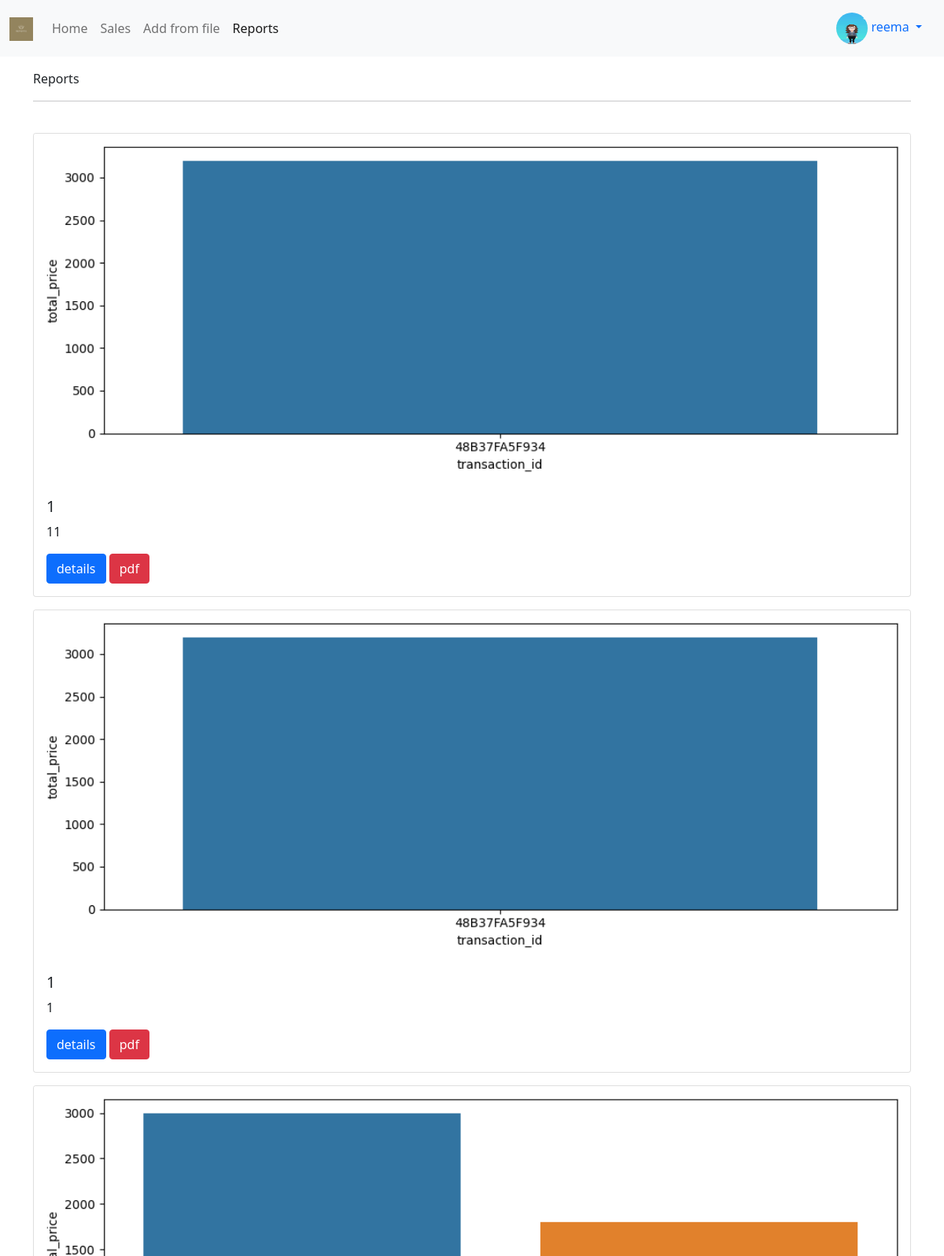
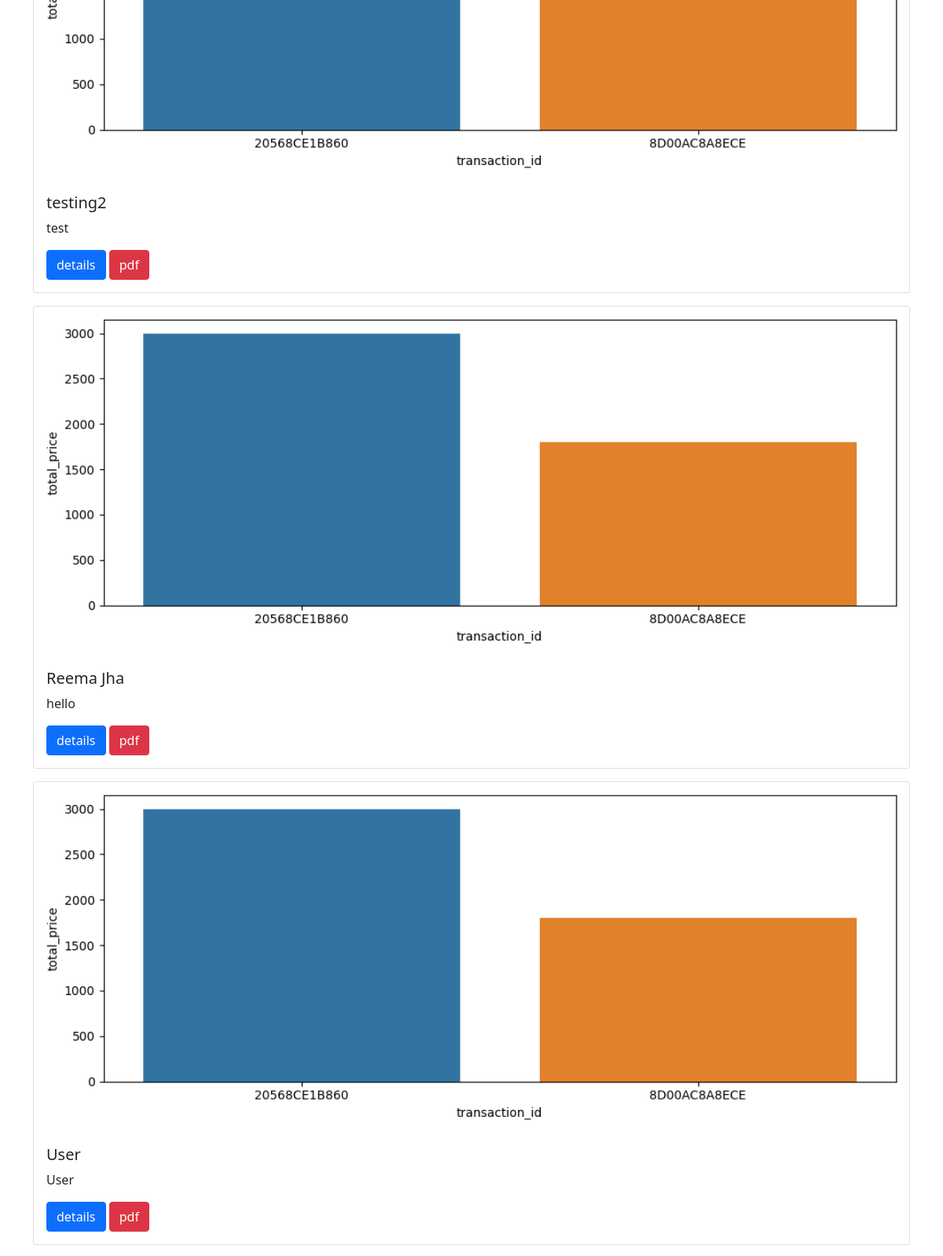
The app's page /reports/ (signed in, upper part) with its own data (2 pictures, top to bottom).
### profiles/models.py (models this page shows, shortened)
class Profile(models.Model):
    user = models.OneToOneField(User, on_delete=models.CASCADE)
    bio = models.TextField(default='no bio...')
    avatar = models.ImageField(upload_to='avatars', default='no_picture.png')
    created = models.DateTimeField(auto_now_add=True)
    updated = models.DateTimeField(auto_now=True)

### reports/models.py (models this page shows, shortened)
class Report(models.Model):
    name = models.CharField(max_length=120)
    image = models.ImageField(upload_to='reports',blank=True)
    remarks = models.TextField()
    author = models.ForeignKey(Profile, on_delete=models.CASCADE)
    created = models.DateTimeField(auto_now_add=True)
    updated = models.DateTimeField(auto_now=True)
    def get_absolute_url(self):
        return reverse('reports:detail', kwargs={'pk': self.pk})
    class Meta:
        ordering = ('-created',)

### reports/views.py (the view)
# urls.py: path('', ReportListView.as_view(), name='main'),
class ReportListView(LoginRequiredMixin, ListView):
    model = Report
    template_name = 'reports/main.html'

### reports/templates/reports/main.html (shortened to what this page needs)
{% extends "sales/base.html" %}
{% block content %}
    Reports
    <hr>
    <br>
    {% for obj in object_list %}
        <div class="card mb-3">
            {% if obj.image %}
                <img src="{{obj.image.url}}" class="card-img-top" alt="{{obj.name}}">
            {% endif %}
            <div class="card-body">
                <h5 class="card-title">{{obj.name}}</h5>
                <p class="card-text">{{obj.remarks|truncatewords:2}}</p>
                <a href={{obj.get_absolute_url}} class="btn btn-primary">details</a>
                <a href="{% url 'reports:pdf' obj.pk %}" class="btn btn-danger">pdf</a>
            </div>
        </div>
    {% endfor %}
{% endblock content %}

### sales/templates/sales/base.html (shortened to what this page needs)
{% load static %}
<!doctype html>
<html lang="en">
  <head>
    <link href="https://cdn.jsdelivr.net/npm/bootstrap@5.0.0-beta2/dist/css/bootstrap.min.css" rel="stylesheet">
    <link rel="stylesheet" href="{% static 'dropzone.css' %}">
    <link rel="stylesheet" href="{% static 'style.css' %}">
  </head>
  <body>
    {% include 'sales/navbar.html' %}
    <div class="container mt-3 mb-3">
        {% block content %}
        {% endblock content %}
    </div>
  </body>
</html>

### sales/templates/sales/navbar.html (shortened to what this page needs)
{% load static %}
{% url 'sales:home' as path_to_home %}
{% url 'sales:list' as path_to_sales %}
{% url 'reports:from_file' as path_to_from_file %}
{% url 'reports:main' as path_to_reports %}
<nav class="navbar navbar-expand-lg navbar-light bg-light">
  <div class="container-fluid">
    <a class="navbar-brand" href=""><img src="{% static 'logo.png' %}" class="logo-sm"></a>
    <div class="collapse navbar-collapse" id="navbarNav">
      <ul class="navbar-nav">
        <li class="nav-item">
          <a class="nav-link {% if request.path == path_to_home %}active{% endif %}" href="{{path_to_home}}">Home</a>
        </li>
        <li class="nav-item">
          <a class="nav-link {% if request.path == path_to_sales%}active{% endif %}" href="{{path_to_sales}}">Sales</a>
        </li>
        <li class="nav-item">
          <a class="nav-link {% if request.path == path_to_from_file%}active{% endif %}" href="{{path_to_from_file}}">Add from file</a>
        </li>
        <li class="nav-item">
          <a class="nav-link {% if request.path == path_to_reports%}active{% endif %}" href="{{path_to_reports}}">Reports</a>
        </li>
      </ul>
    </div>
    {% if request.user.is_authenticated %}
      <div class="nav-item dropdown">
        <div class="nav-link dropdown-toggle" id="navbarDropdownMenuLink" role="button" data-bs-toggle="dropdown" aria-expanded="false">
          <img src="{{request.user.profile.avatar.url}}" class="avatar-sm ">&nbsp;{{request.user}}
        </div>
      </div>
    {% endif %}
  </div>
</nav>

### sales/static/sales/style.css (style rules this page uses)
.avatar-sm { height: 40px; width: 40px; border-radius: 50%; }
.logo-sm { height: 30px; width: auto; }

### records on screen
Report: image (picture), name "1", remarks "11"
Report: image (picture), name "1", remarks "1"
Report: image (picture), name "testing2", remarks "test"
Report: image (picture), name "Reema Jha", remarks "hello"
Report: image (picture), name "User", remarks "User"

### other values on screen
{{ request.user }} "reema"
